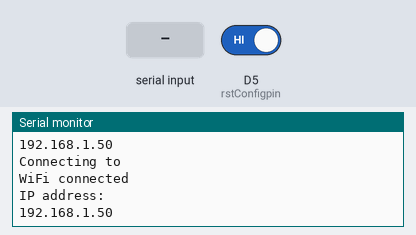
This sketch was run on a simulated ESP8266 (NodeMCU). Shown: the last lines printed to the serial monitor. Inputs (shaded band) come from the test bench; at power-on: D5 (rstConfigpin) HIGH. WiFi joins after 1.5 s; servers stay silent unless stated; EEPROM starts erased.

Above: at 7.5 s.
7.6 s: D5 (rstConfigpin) driven LOW
At 12.5 s:
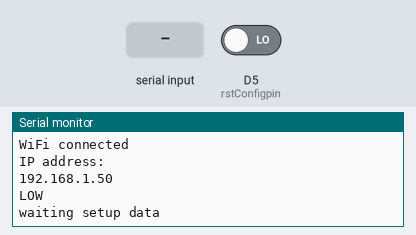
13.3 s: "1" received over Serial
At 15.3 s:
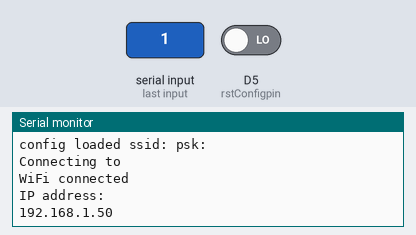

Measured:
- after the input at 7.6 s, the serial monitor: prints a new line after 4.2 s (image 1)
- after the input at 13.3 s, the serial monitor: prints a new line after 1.0 s (image 2)

The sketch:

for_test.ino
```cpp
/*
 Name:		for_test.ino
 Created:	2019/11/15 19:28:32
 Author:	lpp12138
  Mail:     lpp12138@outlook.com
*/

// the setup function runs once when you press reset or power the board
#include <WiFiServer.h>
#include <WiFiUdp.h>
#include <WiFiClient.h>
#include <ESP8266WiFi.h>
#include <ArduinoJson.h>
#include <EEPROM.h>

//²âÊÔº¯ÊýÓÃ³ÌÐò£¬ÎÞÓÃ

byte rstConfigpin = D5;//GPIO 14
const void connectWifi();

typedef struct configData
{
	//char deviceName[32];
	//char deviceType[16];
	//char sensorType[16];
	char ssid[64];
	char password[32];

}configData;
configData configdata;

void flushconfig()
{
	EEPROM.begin(1024);
	uint8_t* p = (uint8_t*)(&configdata);
	for (int i = 0; i < sizeof(configdata); i++)
	{
		EEPROM.write(i, 0);
	}
	EEPROM.commit();
}

void saveConfig()
{
	EEPROM.begin(1024);
	uint8_t* p = (uint8_t*)(&configdata);
	for (int i = 0; i < sizeof(configdata); i++)
	{
		EEPROM.write(i, *(p + i));
	}
	EEPROM.commit();
}

void loadConfig()
{
	EEPROM.begin(1024);
	uint8_t* p = (uint8_t*)(&configdata);
	for (int i = 0; i < sizeof(configdata); i++)
	{
		*(p + i) = EEPROM.read(i);
	}
	EEPROM.commit();
}

void setup() {
	Serial.begin(115200);
	WiFi.persistent(false);
	pinMode(rstConfigpin,INPUT_PULLUP);
	loadConfig();
	Serial.println("config loaded ssid:"+String(configdata.ssid)+" psk:"+String(configdata.password));
}

// the loop function runs over and over again until power down or reset
void loop() {
	delay(100);
	if (digitalRead(rstConfigpin) == LOW) Serial.println("LOW");
	if (configdata.ssid == NULL || digitalRead(rstConfigpin)==LOW)
	{
		Serial.println("waiting setup data");
		while (true)
		{
			if (Serial.available())
			{
				StaticJsonBuffer<500> receiveJsonBuffer;
				String serialData;
				serialData = Serial.readString();
				if (serialData != "")
				{
					Serial.println("Serial Received: "+serialData);
					JsonObject& root = receiveJsonBuffer.parseObject(serialData);
					strcpy(configdata.ssid,root["ssid"]);
					strcpy(configdata.password, root["password"]);
					Serial.println("config loaded ssid:" + String(configdata.ssid) + " psk:" + String(configdata.password));
					saveConfig();
					break;
				}
			}
		}
	}
	connectWifi();
	delay(5000);
}

const void connectWifi()
{
	delay(10);
	Serial.print("Connecting to ");
	WiFi.mode(WIFI_STA);
	WiFi.begin(configdata.ssid, configdata.password);
	while (WiFi.status() != WL_CONNECTED) {
		delay(500);
		Serial.print(".");
	}
	Serial.println("");
	Serial.println("WiFi connected");
	Serial.println("IP address: ");
	Serial.println(WiFi.localIP());
}
```
